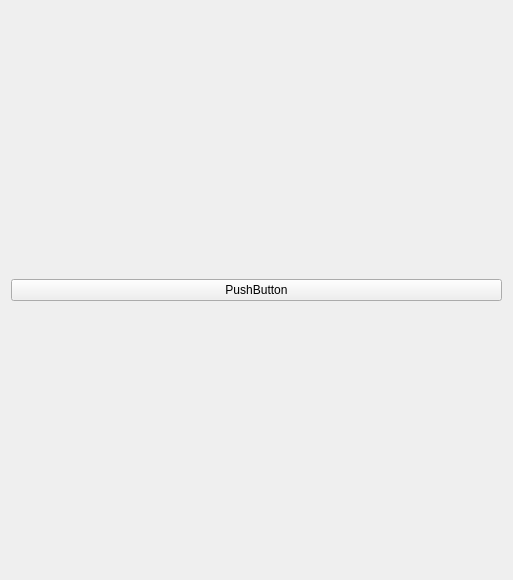
<?xml version="1.0" encoding="UTF-8"?>
<ui version="4.0">
 <class>SncfMainWidget</class>
 <widget class="QWidget" name="SncfMainWidget">
  <property name="geometry">
   <rect>
    <x>0</x>
    <y>0</y>
    <width>513</width>
    <height>580</height>
   </rect>
  </property>
  <property name="windowTitle">
   <string>Form</string>
  </property>
  <layout class="QGridLayout" name="gridLayout">
   <item row="0" column="0">
    <widget class="QPushButton" name="pushButton">
     <property name="text">
      <string>PushButton</string>
     </property>
    </widget>
   </item>
  </layout>
 </widget>
 <resources/>
 <connections/>
</ui>
